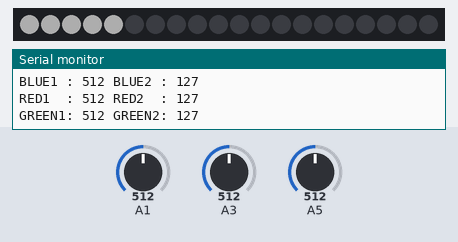
Recording of a sketch running on a simulated Arduino Uno, built with avr-gcc and run on an emulated ATmega328P. On the bench: 20 RGB LEDs in strip order, left to right, the last lines printed to the serial monitor. The test bench sets the inputs (shaded band); at power-on: A3 = 512, A1 = 512, A5 = 512. Dim RGB values are drawn brighter than linear.

Above: at 2.2 s.
2.3 s: A3 set to 0
At 3.6 s:
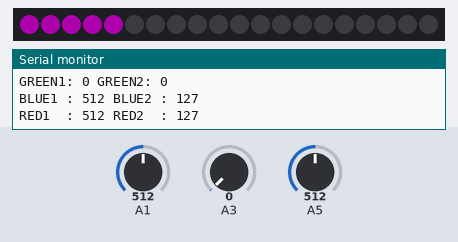
3.9 s: A1 set to 306
5.4 s: A5 set to 0
At 6.3 s:
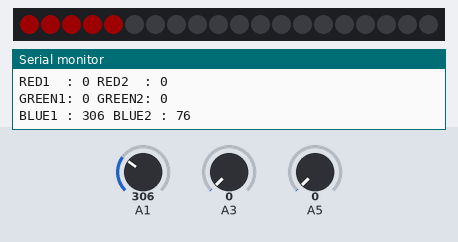
6.9 s: A1 set to 0
At 7.6 s:
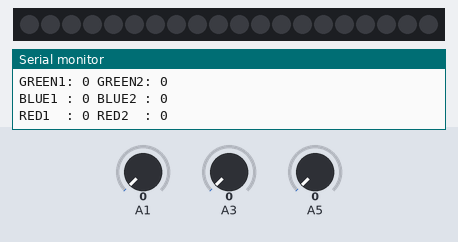
8.4 s: A3 set to 22
At 9.0 s:
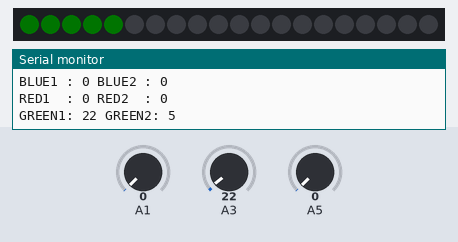
9.9 s: A5 set to 22
At 11.3 s:
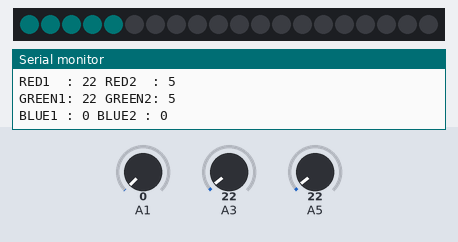
Timing chart, 0 to 12.5 s (numbered marks = the images above; inputs shaded):
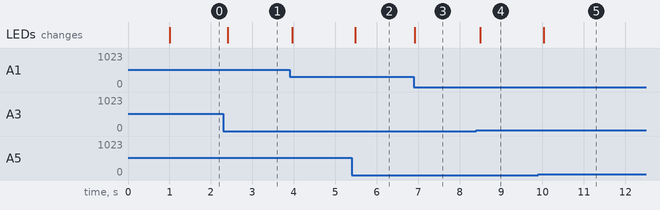

Measured:
- after the input at 2.3 s, the LEDs: change after 0.11 s (image 1)
- after the input at 5.4 s, the LEDs: change after 0.09 s (image 2)
- after the input at 6.9 s, the LEDs: change at once (image 3)
- after the input at 8.4 s, the LEDs: change after 0.10 s (image 4)
- after the input at 9.9 s, the LEDs: change after 0.13 s (image 5)

The sketch:

LIGHTS_ws2811_mark8_WORKINGADDINGCOLOURS.ino
```cpp
#include "FastLED.h"

#define LED_TYPE    WS2811
#define LED_PIN     7
#define NUM_LEDS    20
#define BRIGHTNESS  64

#define COLOR_ORDER RBG

//default: GRB results in RBG(tested)
//we want: blue/green/red (so type RBG) -> IT WORKS!!! CRGB (blue, green red)

CRGB leds[NUM_LEDS];

void setup()
{
  FastLED.addLeds<LED_TYPE, LED_PIN, COLOR_ORDER>(leds, NUM_LEDS).setCorrection( TypicalLEDStrip );
  Serial.begin(9600);
  delay(1000); //safety delay

  FastLED.setBrightness(100);
  set_max_power_in_volts_and_milliamps(12, 700);


}

//prints whatever is on analog pin
void PinDebug (int AnalogPin)
{
  Serial.println(AnalogPin);
  delay(100);
}


void loop()
{
   //ORDER IS: CRGB (blue, green, red)


  int red;
  int green;
  int blue;

  //fill_solid(leds, NUM_LEDS, CRGB::Black);


  int newRed = analogRead(5); //reads A1
  Serial.print("RED1  : ");
  Serial.print(newRed);
  Serial.print(" RED2  : ");
  newRed = map(newRed, 0, 1023, 0, 255); //maps newRed (from A1) that's 0-1023, to a 0-255 range
  Serial.println(newRed);
  //delay (100);
  //note that increments happen AFTER the statement is executed


  int newGreen = analogRead(3); //reads A1
  Serial.print("GREEN1: ");
  Serial.print(newGreen);
  Serial.print(" GREEN2: ");
  newGreen = map(newGreen, 0, 1023, 0, 255);
  Serial.println(newGreen);


  int newBlue = analogRead(1); //reads A1
  Serial.print("BLUE1 : ");
  Serial.print(newBlue);
  Serial.print(" BLUE2 : ");
  newBlue = map(newBlue, 0, 1023, 0, 255);
  Serial.println(newBlue);


  //note that increments happen AFTER the statement is executed
  //fills up all leds with appropiate colours
  for (int y=0; y < 5 ; y++){
    //works up til ledArray[4]
    leds[y] = CRGB (newBlue,newGreen,newRed);
  }
  FastLED.show();

  //delay(500);
}


void AddRed (int ledArray[] /*, int blue, int green, int red*/)
{
  int newRed = analogRead(1); //reads A1
  Serial.println(newRed);
  newRed = map(newRed, 0, 1023, 0, 255);
  Serial.println(newRed);
  //delay (100);
  //note that increments happen AFTER the statement is executed
  for (int i=0; i < 5 ; i++){
    //works up til ledArray[4]
    ledArray[i] += (0,0,newRed);
  }


  return;

}
```
